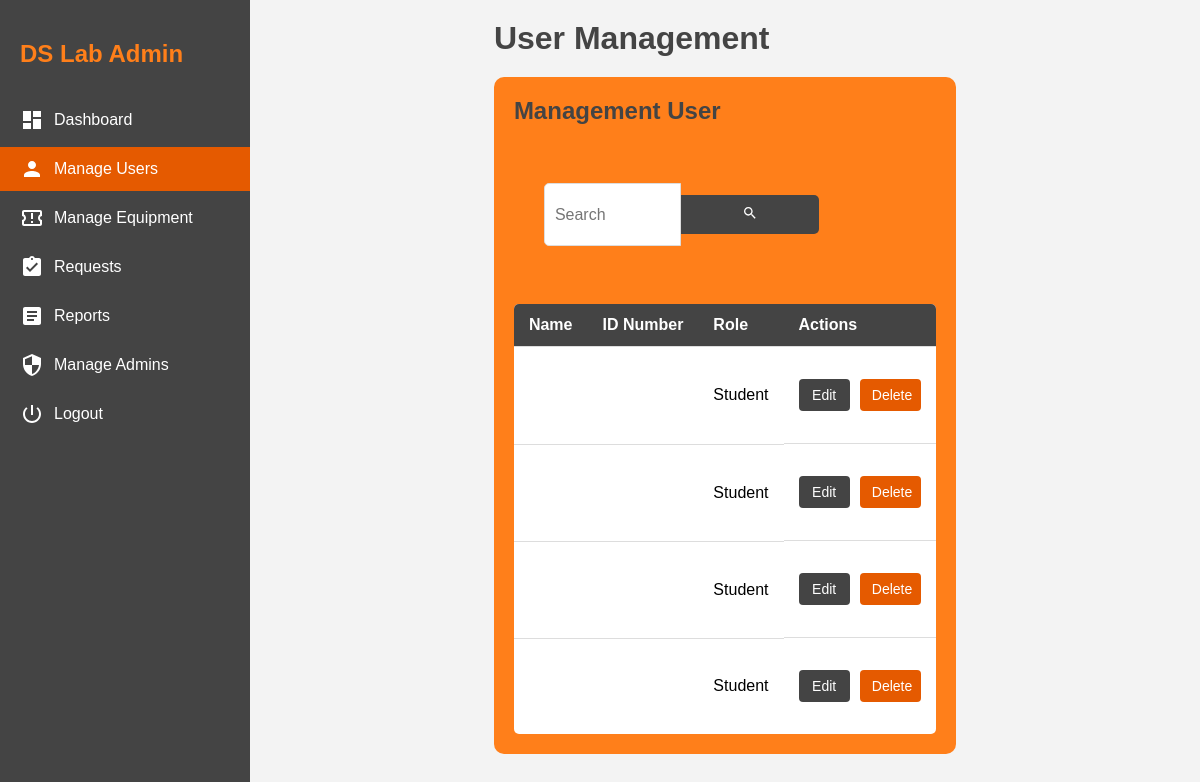
Page /admin-user-management.php (signed in) on the earlier database version.
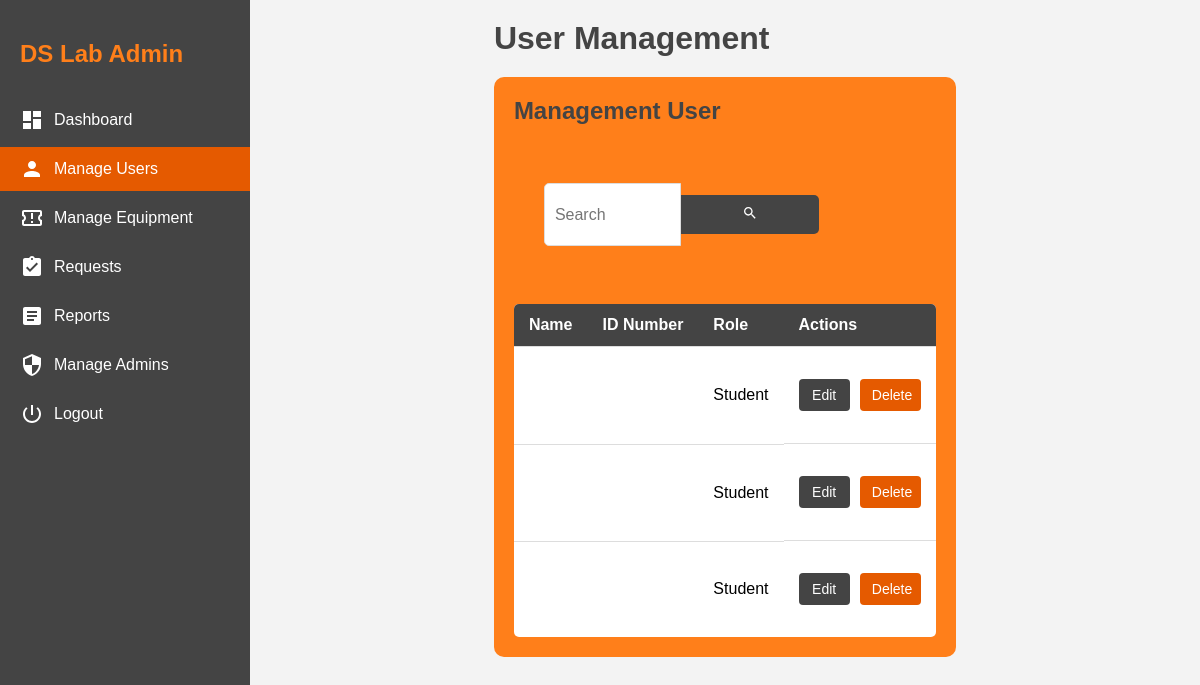
Same page on the later database version.
### tables this page shows
CREATE TABLE `users` (
  `id` int(11) NOT NULL,
  `first_name` varchar(50) DEFAULT NULL,
  `last_name` varchar(50) DEFAULT NULL,
  `username` varchar(50) DEFAULT NULL,
  `email` varchar(100) DEFAULT NULL,
  `password` varchar(255) DEFAULT NULL,
  `reset_token` varchar(255) DEFAULT NULL,
  `reset_expires` datetime DEFAULT NULL,
  `program` varchar(100) DEFAULT NULL,
  `student_no` varchar(20) DEFAULT NULL
);

### admin-user-management.php (the view, shortened to what this page needs)
<?php
include 'db.php';
$admin_id = $_SESSION['admin_id'];
$stmt = $conn->prepare("SELECT * FROM admins WHERE id = ?");
$stmt->bind_param("i", $admin_id);
$stmt->execute();
$result = $stmt->get_result();
$admin = $result->fetch_assoc();
$perm_stmt = $conn->prepare("SELECT * FROM admin_permissions WHERE admin_id = ?");
$perm_stmt->bind_param("i", $admin_id);
$perm_stmt->execute();
$perm_result = $perm_stmt->get_result();
$permissions = $perm_result->fetch_assoc();
$search_query = '';
if (isset($_GET['search']) && !empty($_GET['search'])) {
    $search_query = $_GET['search'];
    $sql = "SELECT * FROM users WHERE id LIKE ? OR id LIKE ?";
    $search_param = "%" . $search_query . "%";
    $stmt = $conn->prepare($sql);
    $stmt->bind_param("ss", $search_param, $search_param);
} else {
    $sql = "SELECT * FROM users";
    $stmt = $conn->prepare($sql);
}
$stmt->execute();
$result = $stmt->get_result();
?>
<!DOCTYPE html>
<html lang="en">
<head>
    <link rel="stylesheet" href="style.css">
</head>
<body>
    <div class="admin-container">
        <div class="admin-sidenav" id="adminSideNav">
            <h2>DS Lab Admin</h2>
            <ul>
                <li><a href="admin-dashboard.php">
                    <span class="icon">
                        <svg xmlns="http://www.w3.org/2000/svg" width="24" height="24" viewBox="0 0 24 24" fill="currentColor">
                            <path d="M3 13h8V3H3v10zm0 8h8v-6H3v6zm10 0h8V11h-8v10zm0-18v6h8V3h-8z"/>
                        </svg>
                    </span>
                    Dashboard
                </a></li>
                <?php if ($permissions['can_manage_users']): ?>
                <li><a href="admin-user-management.php" class="active">
                    <span class="icon">
                        <svg xmlns="http://www.w3.org/2000/svg" width="24" height="24" viewBox="0 0 24 24" fill="currentColor">
                            <path d="M12 12c2.21 0 4-1.79 4-4s-1.79-4-4-4-4 1.79-4 4 1.79 4 4 4zm0 2c-2.67 0-8 1.34-8 4v2h16v-2c0-2.66-5.33-4-8-4z"/>
                        </svg>
                    </span>
                    Manage Users
                </a></li>
                <?php endif; ?>
                <?php if ($permissions['can_manage_equipment']): ?>
                <li><a href="admin-equipment.php">
                    <span class="icon">
                    </span>
                    Manage Equipment
                </a></li>
                <?php endif; ?>
                <?php if ($permissions['can_approve_requests']): ?>
                <li><a href="admin-requests.php">
                    <span class="icon">
                    </span>
                    Requests
                </a></li>
                <?php endif; ?>
                <?php if ($permissions['can_view_reports']): ?>
                <li><a href="admin-reports.php">
                    <span class="icon">
                        <svg xmlns="http://www.w3.org/2000/svg" width="24" height="24" viewBox="0 0 24 24" fill="currentColor">
                            <path d="M19 3H5c-1.1 0-2 .9-2 2v14c0 1.1.9 2 2 2h14c1.1 0 2-.9 2-2V5c0-1.1-.9-2-2-2zm-5 14H7v-2h7v2zm3-4H7v-2h10v2zm0-4H7V7h10v2z"/>
                        </svg>
                    </span>
                    Reports
                </a></li>
                <?php endif; ?>
                <?php if ($permissions['can_manage_admins'] && $admin['is_super_admin']): ?>
                <li><a href="admin-manage-admins.php">
                    <span class="icon">
                        <svg xmlns="http://www.w3.org/2000/svg" width="24" height="24" viewBox="0 0 24 24" fill="currentColor">
                            <path d="M12 1L3 5v6c0 5.55 3.84 10.74 9 12 5.16-1.26 9-6.45 9-12V5l-9-4zm0 10.99h7c-.53 4.12-3.28 7.79-7 8.94V12H5V6.3l7-3.11v8.8z"/>
                        </svg>
                    </span>
                    Manage Admins
                </a></li>
                <?php endif; ?>
                <li><a href="admin-logout.php">
                    <span class="icon">
                    </span>
                    Logout
                </a></li>
            </ul>
        </div>
        <div class="admin-content">
            <div class="admin-header">
                <h1>User Management</h1>
            </div>
            <div class="user-management-container">
                <div class="user-management-header">
                    <h2>Management User</h2>
                </div>
                <form action="" method="GET" class="search-container">
                    <input type="text" name="search" placeholder="Search" value="<?php echo htmlspecialchars($search_query); ?>">
                    <button type="submit">
                    </button>
                </form>
                <div class="table-container">
                    <table class="user-table">
                        <thead>
                            <tr>
                                <th>Name</th>
                                <th>ID Number</th>
                                <th>Role</th>
                                <th>Actions</th>
                            </tr>
                        </thead>
                        <tbody>
                            <?php
                            if ($result->num_rows > 0) {
                                while ($row = $result->fetch_assoc()) {
                                    $name = htmlspecialchars($row['name']);
                                    $id_number = htmlspecialchars($row['id_number']);
                                    $role = isset($row['role']) ? htmlspecialchars($row['role']) : 'Student';
                                    echo "<tr>";
                                    echo "<td>{$name}</td>";
                                    echo "<td>{$id_number}</td>";
                                    echo "<td>{$role}</td>";
                                    echo "<td class='action-buttons'>
                                            <button class='edit-btn' onclick=\"location.href='admin-edit-user.php?id={$row['id']}'\">Edit</button>
                                            <button class='delete-btn' onclick=\"if(confirm('Are you sure you want to delete this user?')) location.href='admin-delete-user.php?id={$row['id']}'\">Delete</button>
                                          </td>";
                                    echo "</tr>";
                                }
                            } else {
                                echo "<tr><td colspan='4' style='text-align:center;'>No users found</td></tr>";
                            }
                            ?>
                        </tbody>
                    </table>
                </div>
            </div>
        </div>
    </div>
</body>
</html>

### style.css (style rules this page uses)
body { font-family: Arial, Helvetica, sans-serif; margin: 0; padding: 0; min-height: 100vh; background: #f3f3f3; overflow-x: hidden; display: flex; flex-direction: column; align-items: center; justify-content: center; height: 100vh; }
form { display: block; width: 100%; max-width: fit-content; padding: 30px; border-radius: 10px; }
input[type="email"], input[type="password"], input[type="text"] { width: 100%; padding: 12px 20px; margin: 8px 0; display: block; border: 1px solid #ccc; box-sizing: border-box; border-radius: 20px; }
button { background-color: orange; color: white; padding: 14px 20px; margin: 20px auto; border-radius: 20px; cursor: pointer; width: 50%; display: block; }

### admin-user-management.php (style rules this page uses)
body, html { margin: 0; padding: 0; overflow-x: hidden; }
.admin-container { display: flex; min-height: 100vh; }
.admin-sidenav { width: 250px; background-color: #444; color: white; padding-top: 20px; position: fixed; height: 100%; z-index: 1; transition: all 0.3s; left: 0; top: 0; }
.admin-sidenav h2 { color: #ff7f1a; padding: 0 20px; margin-bottom: 30px; }
.admin-sidenav ul { list-style: none; padding: 0; }
.admin-sidenav li { margin-bottom: 5px; }
.admin-sidenav a { display: flex; align-items: center; padding: 10px 20px; color: white; text-decoration: none; transition: background-color 0.3s; }
.admin-sidenav a:hover, .admin-sidenav a.active { background-color: #e55a00; }
.admin-sidenav .icon { margin-right: 10px; display: inline-flex; }
.admin-content { flex: 1; margin-left: 250px; padding: 20px; transition: margin-left 0.3s; }
.admin-header { display: flex; justify-content: space-between; align-items: center; margin-bottom: 20px; }
.admin-header h1 { color: #444; margin: 0; }
.user-management-container { background-color: #ff7f1a; border-radius: 10px; padding: 20px; margin-bottom: 20px; }
.user-management-header { display: flex; justify-content: space-between; align-items: center; margin-bottom: 20px; }
.user-management-header h2 { color: #444; margin: 0; }
.search-container { display: flex; margin-bottom: 20px; }
.search-container input[type="text"] { flex: 1; padding: 10px; border: 1px solid #ddd; border-radius: 5px 0 0 5px; font-size: 16px; }
.search-container button { background-color: #444; color: white; border: none; padding: 10px 15px; border-radius: 0 5px 5px 0; cursor: pointer; }
.user-table { width: 100%; border-collapse: collapse; background-color: white; border-radius: 5px; overflow: hidden; }
.user-table th, .user-table td { padding: 12px 15px; text-align: left; border-bottom: 1px solid #ddd; }
.user-table th { background-color: #444; color: white; }
.user-table tr:last-child td { border-bottom: none; }
.action-buttons { display: flex; gap: 10px; }
.action-buttons button { padding: 8px 12px; border: none; border-radius: 4px; cursor: pointer; font-size: 14px; transition: background-color 0.3s; }
.edit-btn { background-color: #444; color: white; }
.delete-btn { background-color: #e55a00; color: white; }

Differences in the rows shown:
removed users: role "Student"
